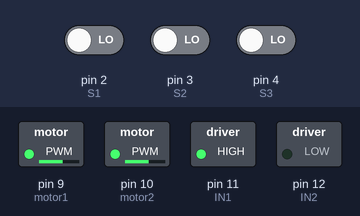
Simulated run of this sketch. Board: Arduino Uno, built with avr-gcc and run on an emulated ATmega328P. Shown: switched loads named in the sketch (green lamp = pin HIGH). Inputs (shaded band) come from the test bench; at power-on: pin 2 (S1) LOW, pin 3 (S2) LOW, pin 4 (S3) LOW.

Above: at 0.8 s.
0.9 s: pin 2 (S1) driven HIGH
At 2.0 s:
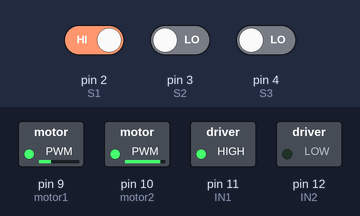
2.4 s: pin 3 (S2) driven HIGH
At 3.0 s:
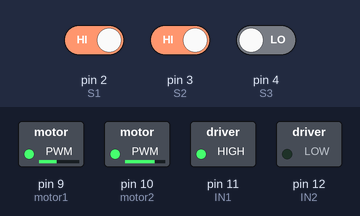
3.9 s: pin 2 (S1) driven LOW
At 4.4 s:
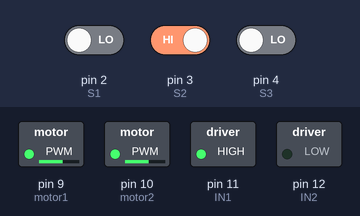
5.4 s: pin 4 (S3) driven HIGH
At 6.6 s:
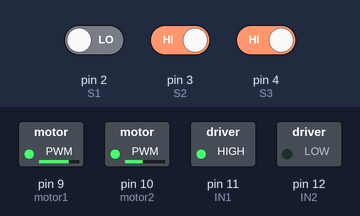
6.9 s: pin 3 (S2) driven LOW
At 7.4 s:
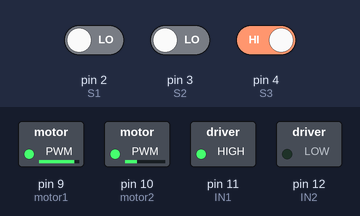
8.4 s: pin 2 (S1) driven HIGH and pin 4 (S3) driven LOW
At 9.0 s:
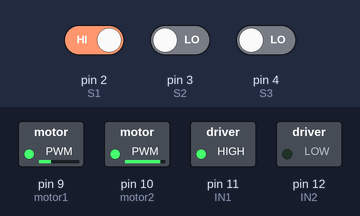
Timing chart, 0 to 10.9 s (numbered marks = the images above; inputs shaded):
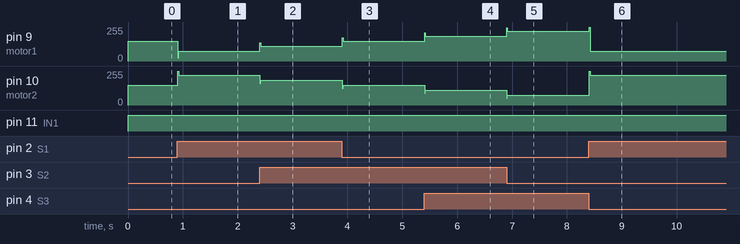

Measured:
- after the input at 0.9 s, pin 9 (motor1): 150/255 → 75/255 at once; pin 10 (motor2): 150/255 → 224/255 at once
- after the input at 2.4 s, pin 9 (motor1): 75/255 → 112/255 at once; pin 10 (motor2): 224/255 → 187/255 at once
- after the input at 3.9 s, pin 9 (motor1): 112/255 → 150/255 at once; pin 10 (motor2): 187/255 → 150/255 at once
- after the input at 5.4 s, pin 9 (motor1): 150/255 → 187/255 at once; pin 10 (motor2): 150/255 → 112/255 at once
- after the input at 6.9 s, pin 9 (motor1): 187/255 → 224/255 at once; pin 10 (motor2): 112/255 → 75/255 at once
- after the input at 8.4 s, pin 9 (motor1): 224/255 → 75/255 at once; pin 10 (motor2): 75/255 → 224/255 at once

The sketch:

base.ino
```cpp
#include <avr/io.h>         //Incluindo biblioteca
#include <util/delay.h>       //Incluindo biblioteca
#include <stdbool.h>

#define S1 PD2    // pino digital 2     1 - em cima da linha, 10 - fora da linha
#define S2 PD3    // pino digital 3
#define S3 PD4    // pino digital 4

#define motor1 PB1  // pino digital 9
#define motor2 PB2  // pino digital 10

#define IN1 PB3  // pino digital 11, define sentido para motor girar
#define IN2 PB4  // pino digital 12, define sentido para motor girar

#define kp 150
#define kd 100
#define ki 0
#define velIni 600  // velocidade inicial para ligar motor

bool LS1,LS2,LS3; // leitura dos sensores
int sinalControle;  // valor do pid calculado
double erro,erroAnti; // variaveis para armazenar valor dos erros
int proporcional,derivativo,integrador;

void iniciaPWM(){ // configurão para utilizar o pwm dos pinos digitais 9 e 10
  TCCR1A = ((1 << COM0A1) | (1 << COM0B1) | (1 << WGM11) | (1 << WGM10));
  TCCR1B = ((1 << CS11) | (1 << CS10));
}
void sentidoMotor(){
  // aciona pinos digitais 11 e 12 para definir o sentido dos motores
  PORTB = PORTB | (1<<IN1) & (~(1<<IN2));
}
void leituraSensores(){
    if(PIND & (1<<S1)){ // verifica se sensor foi acionado
      LS1 = 1;  // se for acionado seta a variavel como 1
    }
    else{     // se não seta como 0
      LS1 = 0;
    }
    if(PIND & (1<<S2)){
      LS2 = 1;
    }
    else{
      LS2 = 0;
    }
    if(PIND & (1<<S3)){
      LS3 = 1;
    }
    else{
      LS3 = 0;
    }
}
void calculaErro(){
  if(!LS1 && !LS2 && LS3){
    erro = 2;
  }
  if(!LS1 && LS2 && LS3){
    erro = 1;
  }
  if(!LS1 && LS2 && !LS3){
    erro = 0;
  }
  if(LS1 && LS2 && !LS3){
    erro = -1;
  }
  if(LS1 && !LS2 && !LS3){
    erro = -2;
  }
}

void PID(){ //função controle PID
  proporcional = erro;
  derivativo = erro - erroAnti;
  integrador = integrador + erro;

  sinalControle = kp*proporcional + kd*derivativo + ki*integrador;

  OCR1A = velIni+sinalControle;     // PWM pino 9
  OCR1B = velIni-sinalControle;     // PWM pino 10

  erroAnti = erro;
}

int main(){
  iniciaPWM();// inicia as configurações do pwm nos pinos D9 e D10

  DDRD |= (0<<S1) | (0<<S2) | (0<<S3);  // sensores configurados como entrada
  DDRB |= (1<<motor1) | (1<<motor2) | (1<<IN1) | (1<<IN2);

  sentidoMotor(); // chama função para setar sentido nos motores

  erroAnti = 0;
  integrador = 0;

  while(1){
    leituraSensores();
    calculaErro();
    PID();
    _delay_ms(10);
  }
}
```
